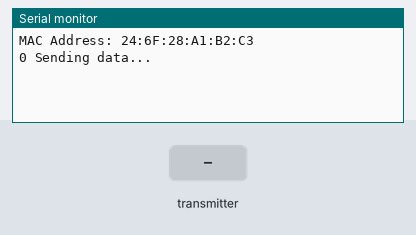
This program was run on a simulated ESP32. Shown: the last lines printed to the serial monitor. The test bench sets the inputs (shaded band).

Above: at 1.2 s.
1.3 s: the transmitter starts sending state = 0
At 1.61 s:
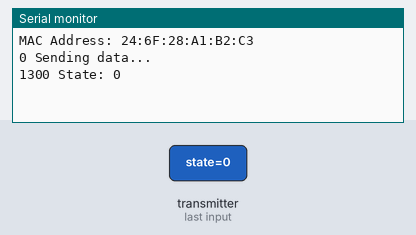
3.3 s: the transmitter starts sending state = 1
At 3.61 s:
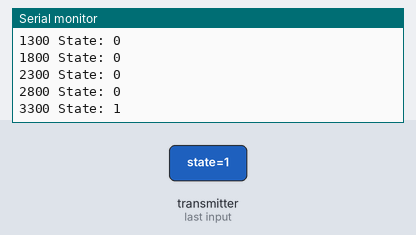
Timing chart, 0 to 6.3 s (numbered marks = the images above; inputs shaded):
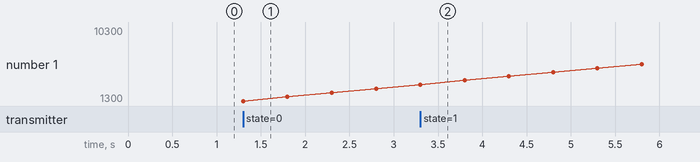

Measured:
- after the input at 1.3 s, the serial monitor: prints a new line at once (image 1)
- after the input at 3.3 s, the serial monitor: prints a new line at once (image 2)

The program:

main.cpp
```cpp
// 08:3A:F2:3A:82:30
// 08:3A:F2:3A:81:FC

#include <Arduino.h>
#include <WiFi.h>
#include <esp_now.h>

#define DEVICE_TYPE 0  // defines whether is it start (0) or finish (1) device

uint8_t startDeviceAddress[] = {0x08, 0x3A, 0xF2, 0x3A, 0x82, 0x30};
uint8_t finishDeviceAddress[] = {0x08, 0x3A, 0xF2, 0x3A, 0x81, 0xFC};

// Variable to store if sending data was successful
String success;

typedef struct struct_message {
    byte state;
} struct_message;

struct_message readMessage;
struct_message sentMessage;

esp_now_peer_info_t peerInfo;

/**
 * Specifies whether is the start (master) device or not.
 * Usually based on harware configuration.
 */
boolean isStartDevice() {
    return DEVICE_TYPE == 0;
}

// Callback when data is sent
void OnDataSent(const uint8_t *mac_addr, esp_now_send_status_t status) {
    if (status == ESP_NOW_SEND_FAIL) {
        success = "Delivery Fail :(";
    }
}

// Callback when data is received
void OnDataRecv(const uint8_t *mac, const uint8_t *incomingData, int len) {
    memcpy(&readMessage, incomingData, sizeof(readMessage));

    if (!isStartDevice()) {
        sentMessage.state = readMessage.state + 1;
        esp_err_t result = esp_now_send(startDeviceAddress, (uint8_t *)&sentMessage, sizeof(sentMessage));
    }

    Serial.print(millis());
    Serial.print(" State: ");
    Serial.println(readMessage.state);
}

uint8_t *getPeerAddress() {
    if (isStartDevice()) {
        return finishDeviceAddress;
    }
    return startDeviceAddress;
}

void setup() {
    Serial.begin(921600);
    // Put ESP32 into Station mode
    WiFi.mode(WIFI_MODE_STA);
    // Init ESP-NOW
    if (esp_now_init() != ESP_OK) {
        Serial.println("Error initializing ESP-NOW");
        return;
    }

    // Print MAC Address to Serial monitor
    Serial.print("MAC Address: ");
    Serial.println(WiFi.macAddress());

    // Once ESPNow is successfully Init, we will register for Send CB to
    // get the status of Trasnmitted packet
    esp_now_register_send_cb(OnDataSent);

    // Register peer
    if (isStartDevice()) {
        memcpy(peerInfo.peer_addr, finishDeviceAddress, 6);
    } else {
        memcpy(peerInfo.peer_addr, startDeviceAddress, 6);
    }
    peerInfo.channel = 0;
    peerInfo.encrypt = false;

    // Add peer
    if (esp_now_add_peer(&peerInfo) != ESP_OK) {
        Serial.println("Failed to add peer");
        return;
    }
    // Register for a callback function that will be called when data is received
    esp_now_register_recv_cb(OnDataRecv);
}

void loop() {
    // Send message via ESP-NOW
    sentMessage.state = 1;

    if (isStartDevice()) {
        Serial.print(millis());
        Serial.println(" Sending data...");
        esp_err_t result = esp_now_send(finishDeviceAddress, (uint8_t *)&sentMessage, sizeof(sentMessage));
        if (result == ESP_OK) {
            // Serial.println("Sent with success");
        } else {
            Serial.println("Error sending the data");
        }
    }
    delay(5000);
}
```
